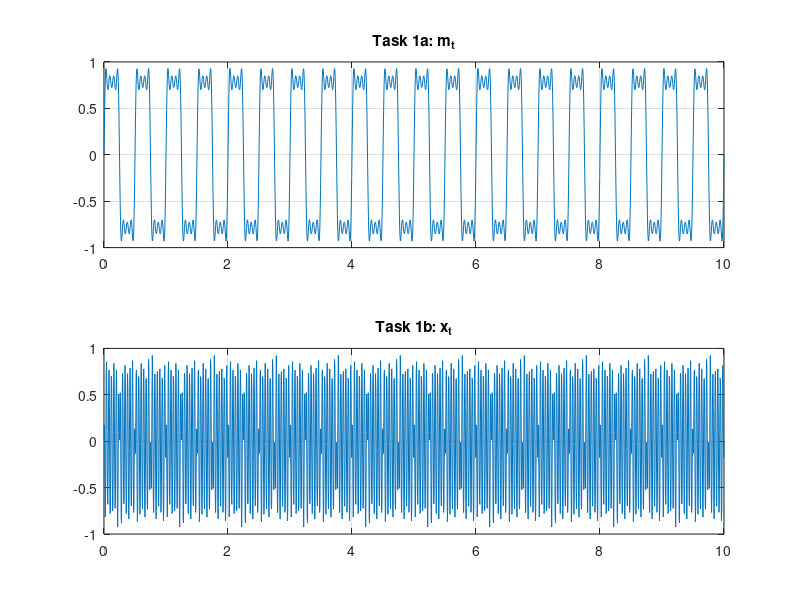
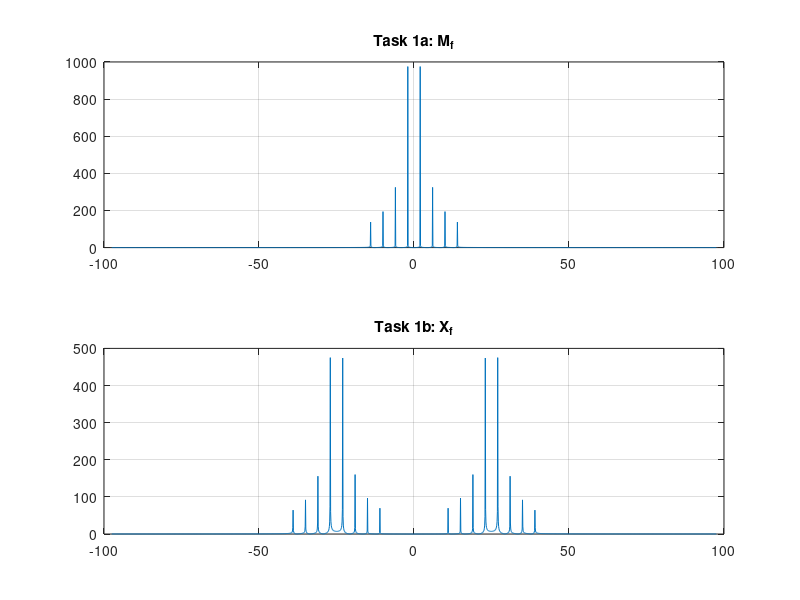

Write the MATLAB code that produced these figures, in order.
clear all
f_1 = 2;
f_2 = 6;
f_3 = 10;
f_4 = 14;
fs = 5 * max([f_1, f_2, f_3, f_4, 39]);
ts = 1/fs;
t = 0:ts:10;

% Generate the signal m_t
m_t = sin(2*pi*f_1*t) + (1/3)*sin(2*pi*f_2*t) + (1/5)*sin(2*pi*f_3*t) + (1/7)*sin(2*pi*f_4*t);

% Compute the Fourier transform of m_t
M_f = fft(m_t);
freq_axis_m = linspace(-fs/2, fs/2, length(M_f));

% Modulate the signal m_t
x_t = m_t .* cos(50*pi*t);

% Compute the Fourier transform of x_t
X_f = fft(x_t);
freq_axis_x = linspace(-fs/2, fs/2, length(X_f));

% Plot the signals and their Fourier transforms
figure(1)
subplot(2,1,1)
plot(t, m_t)
grid on
title('Task 1a: m_t')
subplot(2,1,2)
plot(t, x_t)
grid on
title('Task 1b: x_t')

figure(2)
subplot(2,1,1)
plot(freq_axis_m, fftshift(abs(M_f)))
grid on
title('Task 1a: M_f')
subplot(2,1,2)
plot(freq_axis_x, fftshift(abs(X_f)))
grid on
title('Task 1b: X_f')
